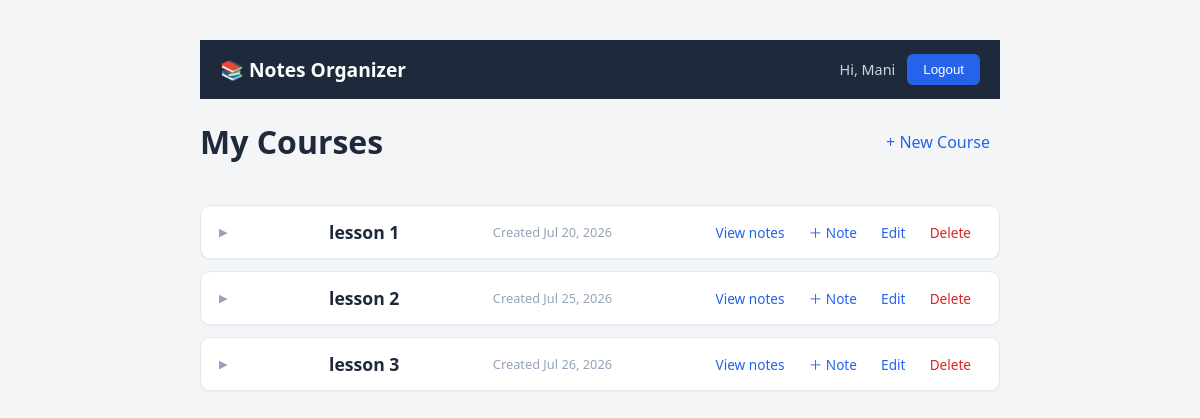
The app's page /courses/ (signed in) with its own data.
### notes/models.py (models this page shows, shortened)
class Course(models.Model):
    owner = models.ForeignKey(User, on_delete=models.CASCADE, related_name='courses')
    title = models.CharField(max_length=200)
    description = models.TextField(blank=True)
    created_at = models.DateTimeField(auto_now_add=True)

### notes/views.py (the view)
# urls.py: path('', views.course_list, name='course_list'),
@login_required
def course_list(request):
    courses = Course.objects.filter(owner=request.user)
    return render(request, 'notes/course_list.html', {'courses': courses})

### notes/templates/notes/course_list.html (shortened to what this page needs)
{% extends 'notes/base.html' %}
{% load static %}
{% block extra_css %}
<link rel="stylesheet" href="{% static 'notes/css/course_list.css' %}">
{% endblock %}
{% block content %}
<div class="page-heading">
  <h1>My Courses</h1>
  <a href="{% url 'course_create' %}" class="btn-primary">+ New Course</a>
</div>
<div class="tree">
  {% for course in courses %}
    <details class="course-node">
      <summary>
        <span class="course-title">{{ course.title }}</span>
        <span class="course-date">Created {{ course.created_at|date:"M d, Y" }}</span>
          <span class="course-actions">
            <a href="{% url 'note_list' course.pk %}" title="View notes">View notes</a>
            <a href="{% url 'note_create' course.pk %}" title="Add note">＋ Note</a>
            <a href="{% url 'course_edit' course.pk %}" title="Edit course">Edit</a>
            <a href="{% url 'course_delete' course.pk %}" title="Delete course" class="danger">Delete</a>
          </span>
      </summary>
    </details>
  {% empty %}
    <p class="empty-state">You haven't created any courses yet. Start by adding one!</p>
  {% endfor %}
</div>
{% endblock %}

### notes/templates/notes/base.html (shortened to what this page needs)
{% load static %}
<!DOCTYPE html>
<html lang="en" dir="ltr">
<head>
  <link rel="stylesheet" href="{% static 'notes/css/base.css' %}">
  {% block extra_css %}{% endblock %}
</head>
<body>
  <nav class="navbar">
    <div class="navbar-inner">
      <a href="{% url 'course_list' %}" class="logo">📚 Notes Organizer</a>
      {% if user.is_authenticated %}
        <div class="navbar-right">
          <span class="username">Hi, {{ user.username }}</span>
          <form method="post" action="{% url 'logout_confirm' %}" class="inline-form">
            <button type="submit" class="btn-secondary">Logout</button>
          </form>
        </div>
      {% endif %}
    </div>
  </nav>
  <main>
    {% block content %}
    {% endblock %}
  </main>
</body>
</html>

### notes/static/notes/css/base.css (style rules this page uses)
body { font-family: 'Segoe UI', Tahoma, sans-serif; background-color: #f4f5f7; color: #222; max-width: 800px; margin: 40px auto; padding: 0 20px; }
.navbar { background-color: #1e293b; position: sticky; top: 0; z-index: 10; }
.navbar-inner { max-width: 800px; margin: 0 auto; padding: 14px 20px; display: flex; justify-content: space-between; align-items: center; }
.logo { color: white; font-size: 1.2em; font-weight: 600; text-decoration: none; }
.navbar-right { display: flex; align-items: center; gap: 12px; }
.username { color: #cbd5e1; font-size: 0.9em; }
.inline-form { margin: 0; }
a { color: #2563eb; text-decoration: none; margin-inline-end: 10px; }
h1, h2 { color: #1e293b; }
form { margin: 15px 0; }
button { padding: 8px 16px; background-color: #2563eb; color: white; border: none; border-radius: 6px; cursor: pointer; }

### notes/static/notes/css/course_list.css (style rules this page uses)
.page-heading { display: flex; justify-content: space-between; align-items: center; margin-bottom: 20px; }
.tree { display: flex; flex-direction: column; gap: 12px; }
.course-node { background: white; border: 1px solid #e2e8f0; border-radius: 10px; padding: 14px 18px; box-shadow: 0 1px 2px rgba(0, 0, 0, 0.04); }
.course-node summary { display: flex; justify-content: space-between; align-items: center; gap: 12px; cursor: pointer; list-style: none; }
.course-node summary::before { content: "▶"; display: inline-block; margin-inline-end: 8px; font-size: 0.7em; color: #94a3b8; transition: transform 0.15s ease; }
.course-title { font-weight: 600; font-size: 1.1em; color: #1e293b; }
.course-date, .note-date { color: #94a3b8; font-size: 0.8em; white-space: nowrap; }
.course-actions a, .note-actions a { font-size: 0.85em; margin-inline-start: 10px; }
.course-actions .danger, .note-actions .danger { color: #dc2626; }

### records on screen
Course: title "lesson 1", created_at "Jul 20, 2026"
Course: title "lesson 2", created_at "Jul 25, 2026"
Course: title "lesson 3", created_at "Jul 26, 2026"

### other values on screen
{{ user.username }} "Mani"
